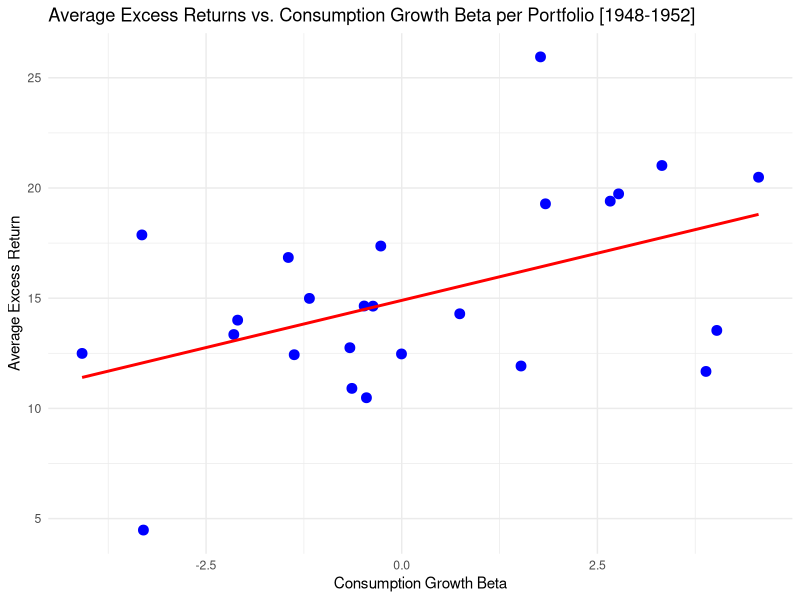
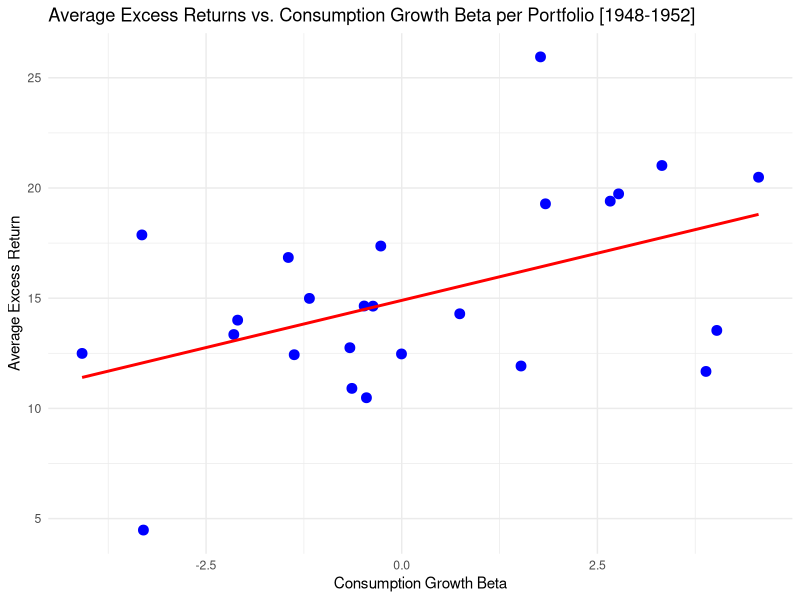

The R source for these figures, in order:
# Install and load necessary packages
if (!requireNamespace("readr", quietly = TRUE)) {
  install.packages("readr")
}
if (!requireNamespace("dplyr", quietly = TRUE)) {
  install.packages("dplyr")
}
if (!requireNamespace("tidyverse", quietly = TRUE)) {
  install.packages("tidyverse")
}
if (!requireNamespace("ggplot2", quietly = TRUE)) {
  install.packages("ggplot2")
}

library(readr)
library(dplyr)
library(tidyverse)
library(ggplot2)

# Load data
q4_consumption <- read_csv('consumption_growth.csv')
portfolio_returns <- read_csv('25_Portfolios_5x5.CSV', col_types = cols())
fama_french_factors <- read_csv('F-F-Annual.csv')

# Filter data by relevant years
relevant_years <- c(1948, 1949, 1950, 1951, 1952)

q4_consumption <- q4_consumption %>%
  filter(YEAR %in% relevant_years)

portfolio_returns <- portfolio_returns %>%
  filter(YEAR %in% relevant_years)

fama_french_factors <- fama_french_factors %>%
  filter(YEAR %in% relevant_years)

# Calculate Excess Returns for each year
excess_returns_list <- list()

for (year in relevant_years) {
  rf <- fama_french_factors %>%
    filter(YEAR == year) %>%
    pull(RF)
  
  portfolio_returns_year <- portfolio_returns %>%
    filter(YEAR == year)
  
  excess_returns_year <- portfolio_returns_year %>%
    mutate(across(-YEAR, ~ . - rf))  # Subtract rf from all columns except YEAR
  
  excess_returns_list[[as.character(year)]] <- excess_returns_year
}

excess_returns <- bind_rows(excess_returns_list)

# Align the data
aligned_q4_consumption <- q4_consumption %>%
  arrange(YEAR)

aligned_excess_returns <- excess_returns %>%
  arrange(YEAR)

combined_data <- cbind(aligned_excess_returns, c_growth = aligned_q4_consumption$c_growth)

portfolio_excess_returns <- combined_data %>% select(-YEAR, -c_growth)

betas <- list()

for(portfolio in colnames(portfolio_excess_returns)) {
  formula <- as.formula(paste("`", portfolio, "`", "~ c_growth", sep = ""))
  model <- lm(formula, data = combined_data)
  beta <- coef(model)["c_growth"]
  betas[[portfolio]] <- beta
}

betas_df <- data.frame(Portfolio = names(betas), Consumption_Beta = unlist(betas))

average_excess_returns <- portfolio_excess_returns %>% 
  summarise(across(everything(), mean))

average_excess_returns_df <- pivot_longer(average_excess_returns, 
                                          cols = everything(), 
                                          names_to = "Portfolio", 
                                          values_to = "Average_Excess_Return")
print(average_excess_returns_df)
betas_and_returns <- betas_df %>%
  left_join(average_excess_returns_df, by = "Portfolio")
print(betas_and_returns)
# Create a scatter plot
scatter_plot <- ggplot(betas_and_returns, aes(x = Consumption_Beta, y = Average_Excess_Return)) +
  geom_point(color = "blue", size = 3) +  # Points for the relationship
  geom_smooth(method = "lm", color = "red", se = FALSE) +  # Regression line
  labs(title = "Average Excess Returns vs. Consumption Growth Beta per Portfolio [1948-1952]",
       x = "Consumption Growth Beta",
       y = "Average Excess Return") +
  theme_minimal()

print(scatter_plot)

# Save the plot to a file (optional)
ggsave("average_excess_returns_vs_consumption_growth_beta_scatter_plot.png", scatter_plot)
